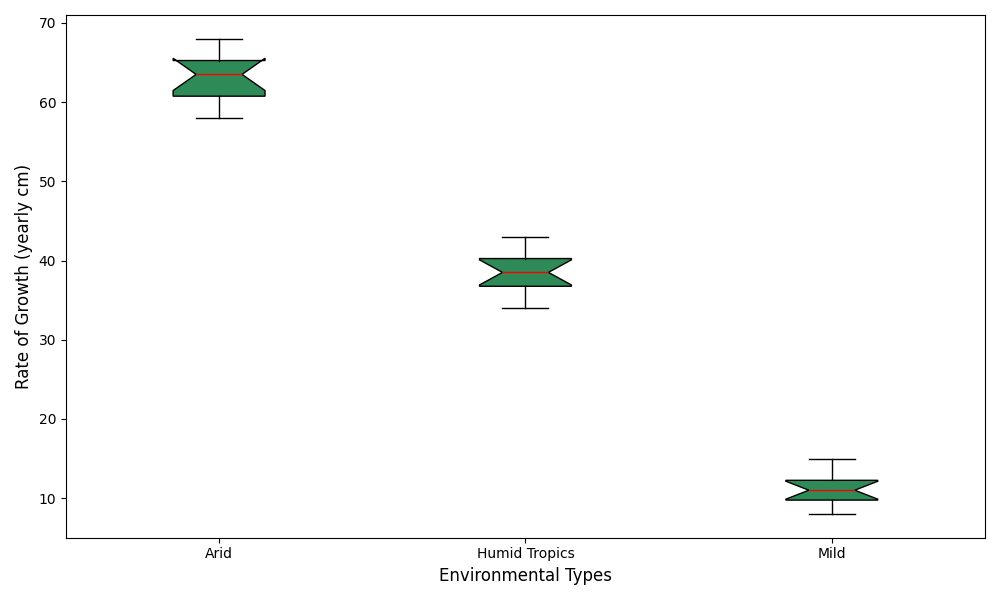

The Python source for this figure:
import matplotlib.pyplot as plt

tropical_growth = [60, 65, 58, 62, 68, 61, 63, 64, 66, 60, 67, 65]
temperate_growth = [35, 40, 38, 42, 37, 39, 41, 36, 34, 43, 38, 39]
desert_growth = [10, 12, 11, 9, 13, 14, 8, 11, 12, 15, 10, 9]

growth_data = [tropical_growth, temperate_growth, desert_growth]

climate_zones = ['Arid', 'Humid Tropics', 'Mild']

plt.figure(figsize=(10, 6))
box = plt.boxplot(
    growth_data, patch_artist=True, labels=climate_zones, 
    notch=True, medianprops={'color': 'red'}, vert=True
)

single_color = '#2E8B57'
for patch in box['boxes']:
    patch.set_facecolor(single_color)

plt.xlabel('Environmental Types', fontsize=12)
plt.ylabel('Rate of Growth (yearly cm)', fontsize=12)

plt.tight_layout()
plt.show()
